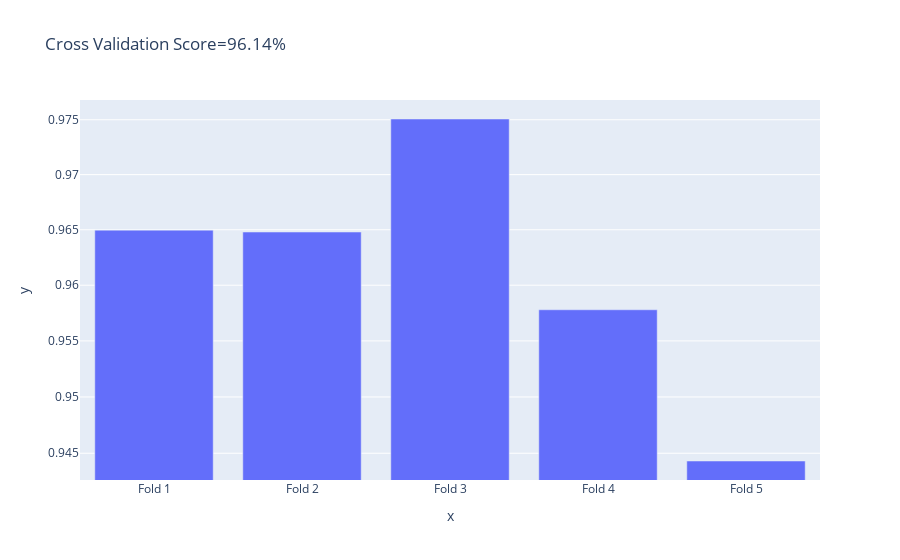

The notebook cell saved with this chart:
### Code cell
pipeline=  Pipeline(steps=[
    ('scaler', StandardScaler()),
    ('model', DecisionTreeRegressor())
])

scores = cross_val_score(pipeline, X, y, cv=5)
actual_score = scores.mean()
px.bar(x=['Fold 1', 'Fold 2', 'Fold 3', 'Fold 4', 'Fold 5'], 
       y=scores, title=f'Cross Validation Score={actual_score*100:.2f}%', log_y=True)

### Figure 1 — Plotly figure (JSON) as saved in the notebook; plotly's stock layout.template omitted (floating-point values rounded to 4 significant figures)
{"data": [{"alignmentgroup": "True", "hovertemplate": "x=%{x}<br>y=%{y}<extra></extra>", "legendgroup": "", "marker": {"color": "#636efa", "pattern": {"shape": ""}}, "name": "", "offsetgroup": "", "orientation": "v", "showlegend": false, "textposition": "auto", "type": "bar", "x": ["Fold 1", "Fold 2", "Fold 3", "Fold 4", "Fold 5"], "xaxis": "x", "y": [0.965, 0.9648, 0.9751, 0.9578, 0.9443], "yaxis": "y"}], "layout": {"barmode": "relative", "legend": {"tracegroupgap": 0}, "title": {"text": "Cross Validation Score=96.14%"}, "xaxis": {"anchor": "y", "domain": [0, 1], "title": {"text": "x"}}, "yaxis": {"anchor": "x", "domain": [0, 1], "title": {"text": "y"}, "type": "log"}}}
